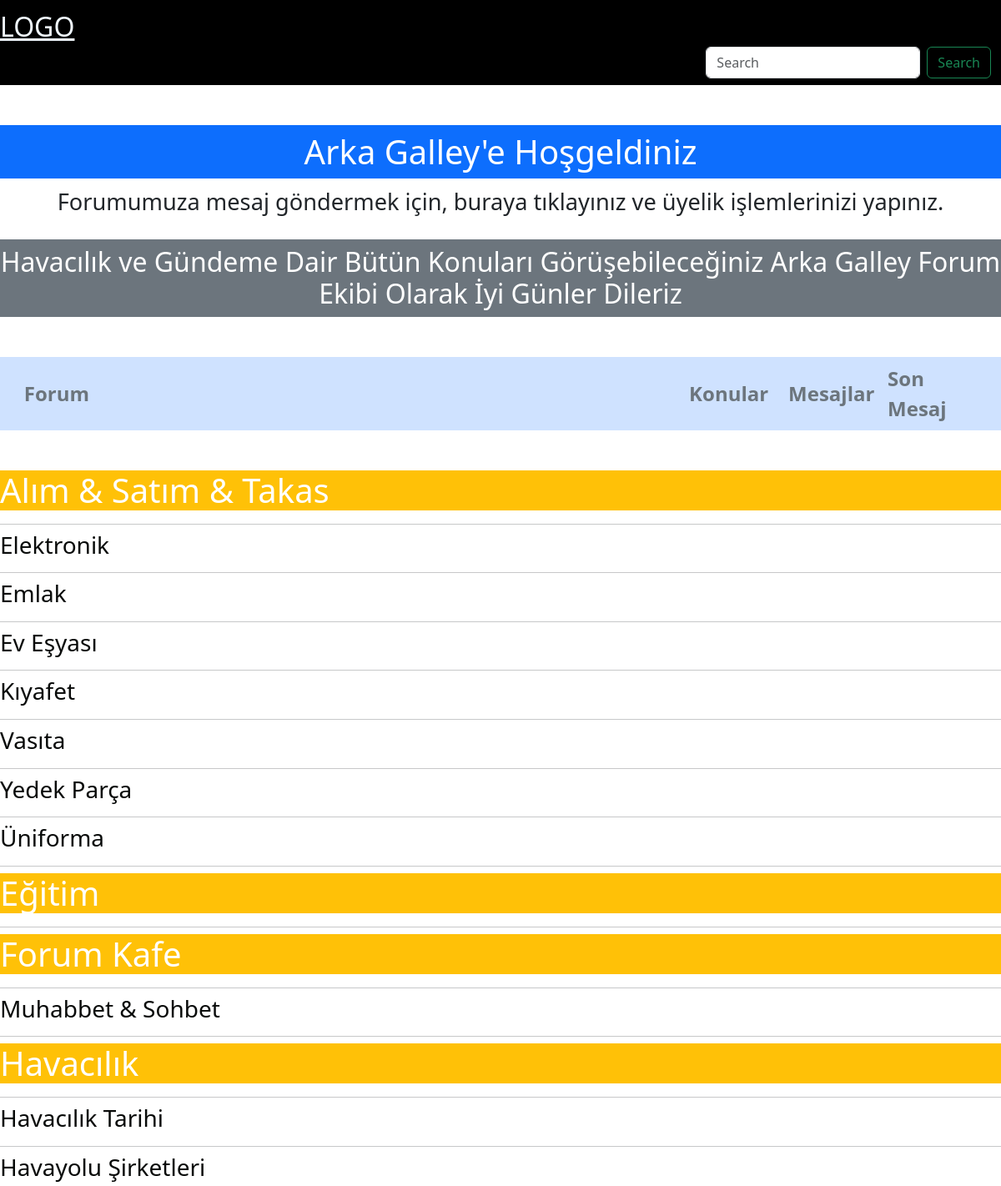
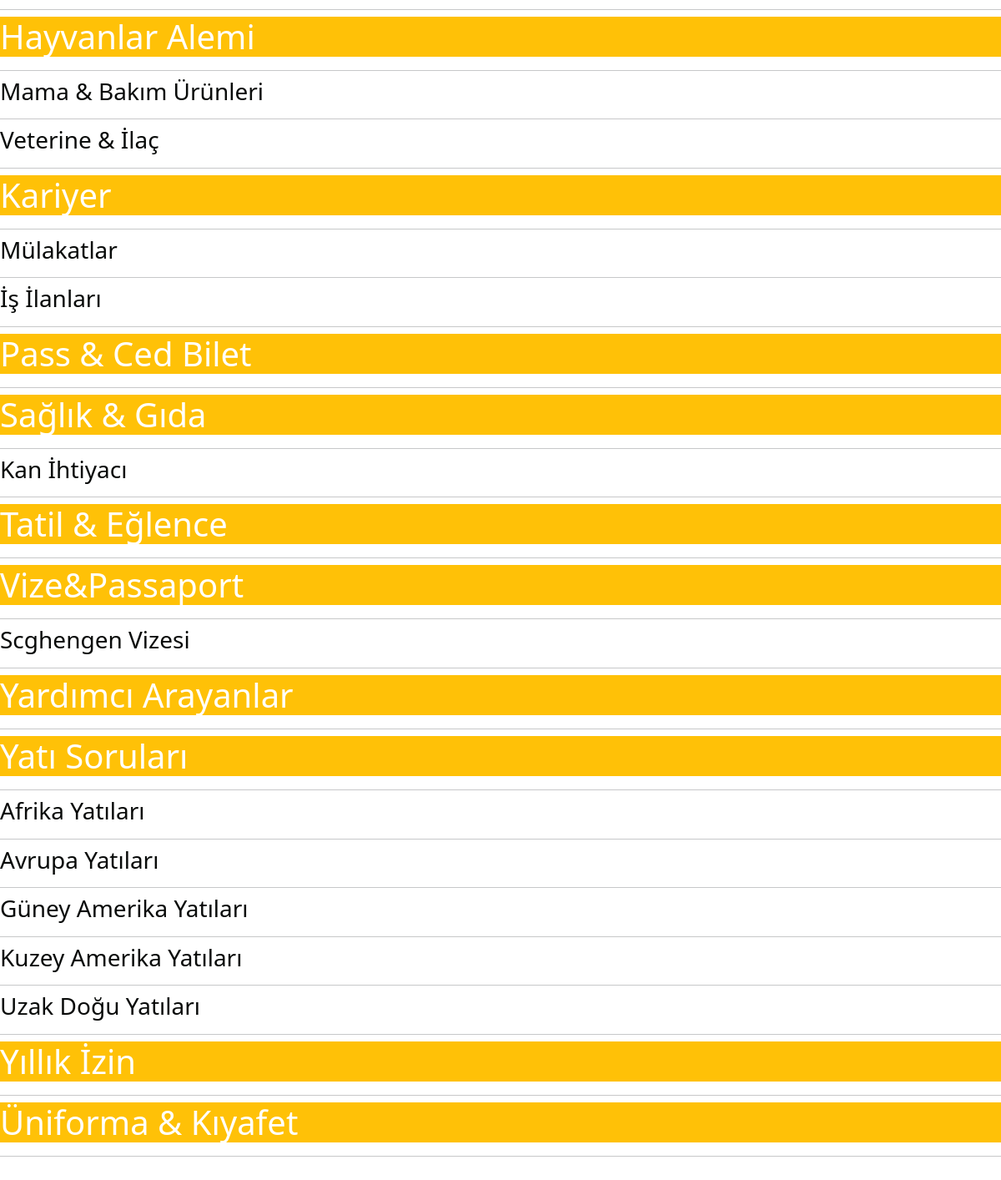
The page / on the database its author committed (2 pictures, top to bottom).
### forum/models.py (models this page shows, shortened)
class Category(models.Model):
    name = models.CharField(max_length = 50)
    slug = models.SlugField(null = True, blank = True, editable = False)
    content = models.CharField(max_length=200, verbose_name = 'İçerik',null=True, blank= True)
    created_at = models.DateTimeField(auto_now_add = True, null =True)
    class Meta:
        verbose_name_plural = '01-Kategoriler'
        verbose_name = 'Kategori'
        ordering = ['name']

class Subcategory(models.Model):
    name = models.CharField(max_length = 50)
    slug = models.SlugField(null = True, blank = True, editable = False)
    kategori = models.ForeignKey(Category, on_delete = models.SET_NULL, null = True)
    created_at = models.DateTimeField(auto_now_add = True, null =True)
    class Meta:
        verbose_name_plural = '02-Alt Kategoriler'
        verbose_name = 'Alt Kategori'
        ordering = ['name']

### forum/views.py (the view)
# urls.py: path('',index,name = 'index'),
def index(request):
    categories = Category.objects.all().order_by('name')
    subcategories = Subcategory.objects.all().order_by('name')
    context={
        'categories':categories,
        'subcategories':subcategories,
    }
    return render(request ,'index.html',context)

### templates/index.html (shortened to what this page needs)
{% load humanize %}
<!DOCTYPE html>
<html lang="tr">
<head>
    <link href="https://cdn.jsdelivr.net/npm/bootstrap@5.3.3/dist/css/bootstrap.min.css" rel="stylesheet"
>
    <link rel="stylesheet" href="../static/css/style.css">
</head>
<body data-bs-theme="light">
    {% include 'partials/_navbar.html' %}
    <div class="">
        <h1 class="text-center mb-2 mt-5 text-bg-primary pt-2 pb-2 ">Arka Galley'e Hoşgeldiniz</h1>
        <p class="mb-4" style="font-size: 1.7rem;text-align: center;">Forumumuza mesaj göndermek için, buraya tıklayınız ve üyelik işlemlerinizi yapınız.</p>
        <h2 class="text-center mb-5 text-bg-secondary pt-2 pb-2 ">Havacılık ve Gündeme Dair Bütün Konuları Görüşebileceğiniz Arka Galley Forum Ekibi Olarak İyi Günler Dileriz</h2>
    </div>
    <div class="forum-box1 pt-2 pb-2 fs-4 fw-bold text-secondary  w-100 bg-primary-subtle d-flex align-items-center">
        <div style="width: 67%;" class="f-box2">
            <p style="margin: 0;">Forum</p>
        </div>
        <div style="width: 10%;" class="f-box3">
            <p style="margin: 0;">Konular</p>
        </div>
        <div style="width: 10%;" class="f-box4">
            <p style="margin: 0;">Mesajlar</p>
        </div>
        <div style="width: 10%;" class="f-box5">
            <p style="margin: 0;">Son Mesaj</p>
        </div>
    </div>
    <div class="forum-con pt-5 ps-0 pe-0 pb-5">
        {% for kategori in categories %}
        <div class="forum-box2 bg-warning">
            <a class="text-decoration-none" href="">
                <h1 style="color:white">{{kategori.name|title}}</h1>
            </a>
        </div>
        <hr class="mb-2">
        {% for alt in kategori.subcategory_set.all %}
        <h3 style="color: rgb(8, 10, 9);">{{alt.name|title}}</h5>
            <hr class="mb-2">
            {% endfor %}
            {% endfor %}
    </div>
</body>
</html>

### static/css/style.css (style rules this page uses)
* { box-sizing: border-box; padding: 0; margin: 0; }
.forum-box1 { background-color: cadetblue; height: auto; padding: 5px; }

### rows shown on the page
Category: name "Alım & Satım & Takas"
Subcategory: name "Elektronik"
Subcategory: name "Emlak"
Subcategory: name "Ev Eşyası"
Subcategory: name "Kıyafet"
Subcategory: name "Vasıta"
Subcategory: name "Yedek Parça"
Subcategory: name "Üniforma"
Category: name "Eğitim"
Category: name "Forum Kafe"
Subcategory: name "Muhabbet & Sohbet"
Category: name "Havacılık"
Subcategory: name "Havacılık Tarihi"
Subcategory: name "Havayolu Şirketleri"
Category: name "Hayvanlar Alemi"
Subcategory: name "Mama & Bakım Ürünleri"
Subcategory: name "Veterine & İlaç"
Category: name "Kariyer"
Subcategory: name "Mülakatlar"
Subcategory: name "İş İlanları"
Category: name "Pass & Ced Bilet"
Category: name "Sağlık & Gıda"
Subcategory: name "Kan İhtiyacı"
Category: name "Tatil & Eğlence"
Category: name "Vize&Passaport"
Subcategory: name "Scghengen Vizesi"
Category: name "Yardımcı Arayanlar"
Category: name "Yatı Soruları"
Subcategory: name "Afrika Yatıları"
Subcategory: name "Avrupa Yatıları"
Subcategory: name "Güney Amerika Yatıları"
Subcategory: name "Kuzey Amerika Yatıları"
Subcategory: name "Uzak Doğu Yatıları"
Category: name "Yıllık İzin"
Category: name "Üniforma & Kıyafet"
